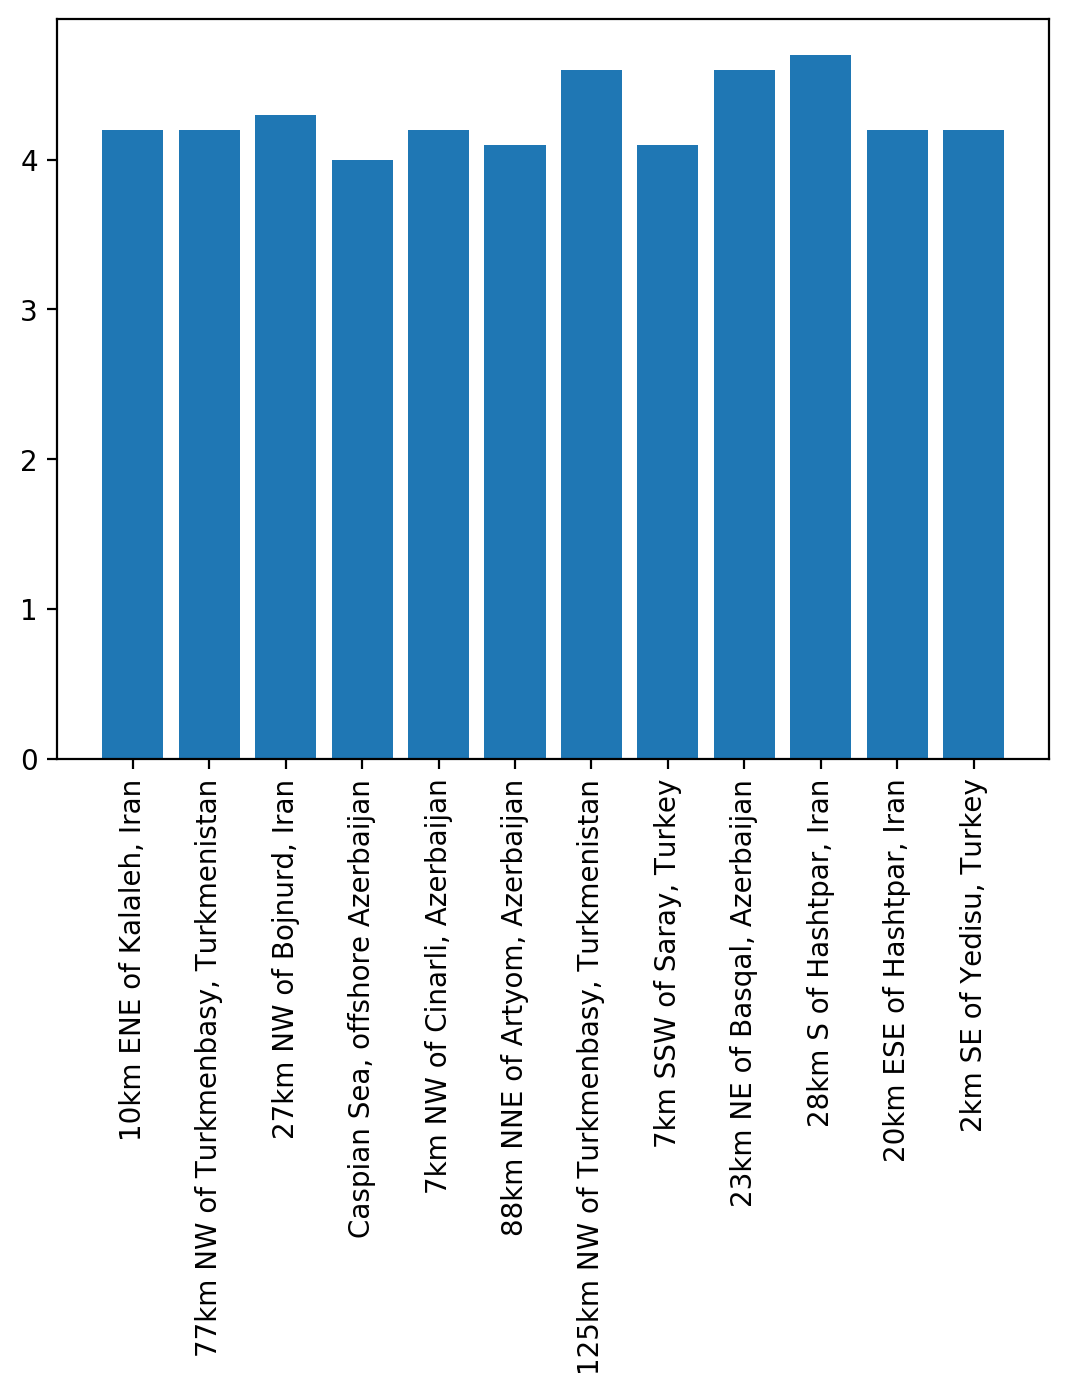

Reproduce this figure in Python.
import requests
import matplotlib.pyplot as plt

BASE_URL = 'https://earthquake.usgs.gov/fdsnws/event/1/query?'


def get_value(info_message):
    result = input(info_message)
    return result if result else None


params = {
    'format': 'geojson',
    'starttime': get_value('Начало периода(гггг-мм-дд)'),
    'endtime': get_value('Конец периода(гггг-мм-дд)'),
    'latitude': get_value('Широта'),
    'longitude': get_value('Долгота'),
    'maxradiuskm': get_value('Максимальный радиус'),
    'minmagnitude': get_value('Минимальная магнитуда'),
    'maxmagnitude': get_value('Максимальная магнитуда'),
}

# стандартные параметры для запроса
# default_params = {
#     'format': 'geojson',
#     'starttime': '2019-01-01',
#     'endtime': '2019-05-01',
#     'latitude': '50',
#     'longitude': '50',
#     'maxradiuskm': '1500',
#     'minmagnitude': '2',
#     'maxmagnitude': '7',
# }

response = requests.get(BASE_URL, headers={'Accept': 'application/json'},
                        params=params)

raw_json_data = response.json()
json_data = {}
for features in raw_json_data['features']:
    json_data[features['properties']['place']] = float(
            features['properties']['mag'])

fig, ax = plt.subplots()

x_axis = json_data.keys()
y_axis = json_data.values()

ax.set_xticklabels(json_data.keys(), rotation=90)
ax.bar(x_axis, y_axis)

plot_name = 'earthquake.png'
plt.savefig(plot_name, format='png', dpi=200, bbox_inches='tight')
print(f'график "{plot_name}" сохранён')
plt.show()
